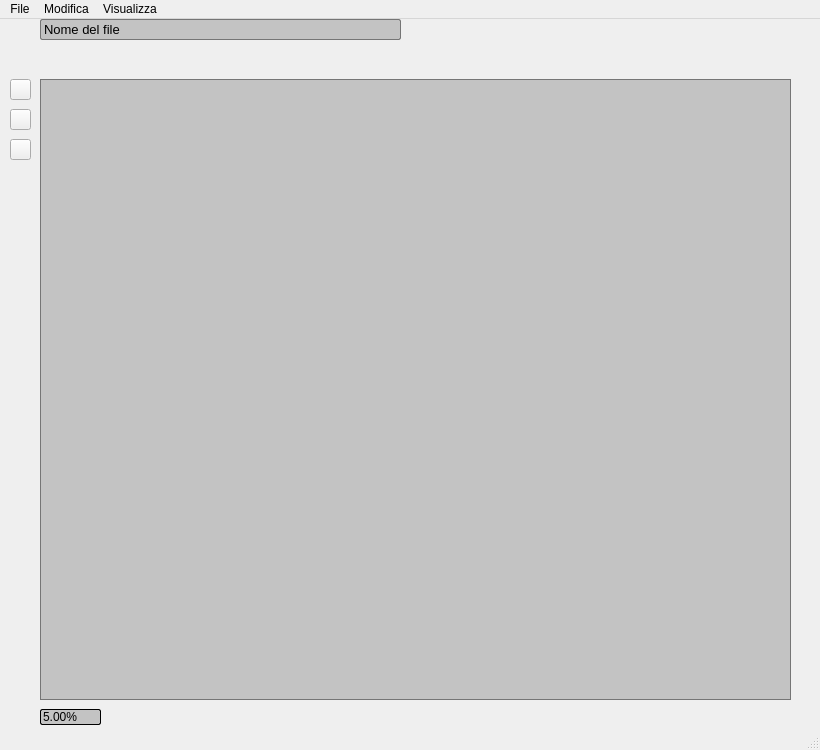
<?xml version="1.0" encoding="UTF-8"?>
<ui version="4.0">
 <class>EditorFoto</class>
 <widget class="QMainWindow" name="EditorFoto">
  <property name="geometry">
   <rect>
    <x>0</x>
    <y>0</y>
    <width>820</width>
    <height>750</height>
   </rect>
  </property>
  <property name="minimumSize">
   <size>
    <width>820</width>
    <height>750</height>
   </size>
  </property>
  <property name="windowTitle">
   <string>EditorFoto</string>
  </property>
  <widget class="QWidget" name="centralwidget">
   <widget class="QLabel" name="nameImage">
    <property name="geometry">
     <rect>
      <x>40</x>
      <y>0</y>
      <width>361</width>
      <height>21</height>
     </rect>
    </property>
    <property name="font">
     <font>
      <pointsize>10</pointsize>
     </font>
    </property>
    <property name="styleSheet">
     <string notr="true">background-color:#C3C3C3; border-radius:2px; border:1px solid #757575;</string>
    </property>
    <property name="text">
     <string>Nome del file</string>
    </property>
    <property name="margin">
     <number>2</number>
    </property>
   </widget>
   <widget class="QEditorPushButton" name="handMoveButton">
    <property name="geometry">
     <rect>
      <x>10</x>
      <y>60</y>
      <width>21</width>
      <height>21</height>
     </rect>
    </property>
    <property name="text">
     <string/>
    </property>
   </widget>
   <widget class="QLabel" name="currentCommand">
    <property name="geometry">
     <rect>
      <x>40</x>
      <y>30</y>
      <width>21</width>
      <height>21</height>
     </rect>
    </property>
    <property name="text">
     <string/>
    </property>
   </widget>
   <widget class="QDoubleSpinBox" name="zoomPercentage">
    <property name="geometry">
     <rect>
      <x>40</x>
      <y>690</y>
      <width>61</width>
      <height>16</height>
     </rect>
    </property>
    <property name="styleSheet">
     <string notr="true">background-color:#C3C3C3; border-radius:2px; border:1px solid #000000;</string>
    </property>
    <property name="readOnly">
     <bool>true</bool>
    </property>
    <property name="buttonSymbols">
     <enum>QAbstractSpinBox::NoButtons</enum>
    </property>
    <property name="suffix">
     <string>%</string>
    </property>
    <property name="maximum">
     <double>5000.000000000000000</double>
    </property>
    <property name="singleStep">
     <double>5.000000000000000</double>
    </property>
    <property name="value">
     <double>5.000000000000000</double>
    </property>
   </widget>
   <widget class="QEditorPushButton" name="eraserButton">
    <property name="geometry">
     <rect>
      <x>10</x>
      <y>90</y>
      <width>21</width>
      <height>21</height>
     </rect>
    </property>
   </widget>
   <widget class="QGraphicsViewCustom" name="graphicsView">
    <property name="geometry">
     <rect>
      <x>40</x>
      <y>60</y>
      <width>751</width>
      <height>621</height>
     </rect>
    </property>
    <property name="styleSheet">
     <string notr="true">background-color: #c3c3c3;
border:1px solid #757575;</string>
    </property>
   </widget>
   <widget class="QEditorPushButton" name="broomButton">
    <property name="geometry">
     <rect>
      <x>10</x>
      <y>120</y>
      <width>21</width>
      <height>21</height>
     </rect>
    </property>
   </widget>
  </widget>
  <widget class="QMenuBar" name="menubar">
   <property name="geometry">
    <rect>
     <x>0</x>
     <y>0</y>
     <width>820</width>
     <height>21</height>
    </rect>
   </property>
   <widget class="QMenu" name="menuFile">
    <property name="title">
     <string>File</string>
    </property>
    <addaction name="actionSalva"/>
    <addaction name="separator"/>
    <addaction name="actionEsci"/>
   </widget>
   <widget class="QMenu" name="menuModifica">
    <property name="title">
     <string>Modifica</string>
    </property>
    <addaction name="actionAnnulla"/>
   </widget>
   <widget class="QMenu" name="menuVisualizza">
    <property name="title">
     <string>Visualizza</string>
    </property>
    <addaction name="actionZoomAvanti"/>
    <addaction name="actionZoomIndietro"/>
   </widget>
   <addaction name="menuFile"/>
   <addaction name="menuModifica"/>
   <addaction name="menuVisualizza"/>
  </widget>
  <widget class="QStatusBar" name="statusbar">
   <property name="font">
    <font>
     <pointsize>1</pointsize>
    </font>
   </property>
  </widget>
  <action name="actionSalva">
   <property name="text">
    <string>Salva</string>
   </property>
   <property name="shortcut">
    <string>Ctrl+S</string>
   </property>
  </action>
  <action name="actionElencoTastiRapidi">
   <property name="text">
    <string>Elenco tasti rapidi</string>
   </property>
  </action>
  <action name="actionEsci">
   <property name="text">
    <string>Esci </string>
   </property>
   <property name="toolTip">
    <string>Esci </string>
   </property>
   <property name="shortcut">
    <string>Esc</string>
   </property>
  </action>
  <action name="actionZoomAvanti">
   <property name="text">
    <string>Zoom Avanti</string>
   </property>
   <property name="shortcut">
    <string>Ctrl++</string>
   </property>
  </action>
  <action name="actionZoomIndietro">
   <property name="text">
    <string>Zoom Indietro</string>
   </property>
   <property name="shortcut">
    <string>Ctrl+-</string>
   </property>
  </action>
  <action name="actionPasso_Avanti">
   <property name="text">
    <string>Passo Avanti</string>
   </property>
   <property name="shortcut">
    <string>Ctrl+Z</string>
   </property>
  </action>
  <action name="actionAnnulla">
   <property name="text">
    <string>Annulla</string>
   </property>
   <property name="shortcut">
    <string>Ctrl+Z</string>
   </property>
  </action>
  <action name="actionAvanti">
   <property name="text">
    <string>Passo Avanti</string>
   </property>
   <property name="shortcut">
    <string>Ctrl+Y</string>
   </property>
  </action>
 </widget>
 <customwidgets>
  <customwidget>
   <class>QEditorPushButton</class>
   <extends>QPushButton</extends>
   <header location="global">CustomWidgets/qeditorpushbutton.h</header>
  </customwidget>
  <customwidget>
   <class>QGraphicsViewCustom</class>
   <extends>QGraphicsView</extends>
   <header location="global">WindowWidgets/EditorFoto/qgraphicsviewcustom.h</header>
  </customwidget>
 </customwidgets>
 <resources/>
 <connections/>
</ui>
